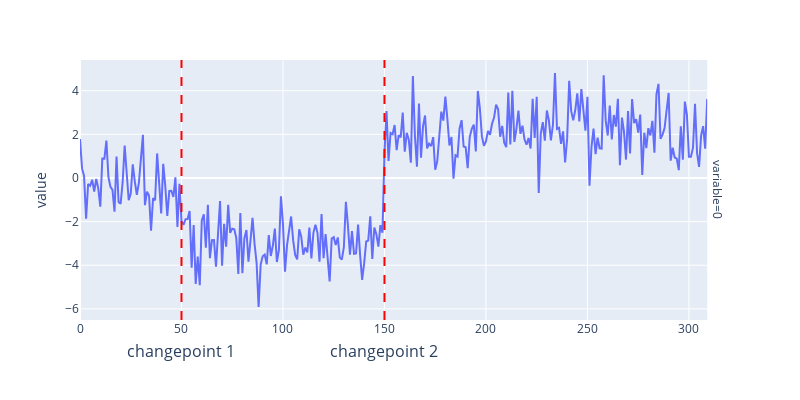

The notebook cell saved with this chart:
### Code cell
from skchange.datasets.generate import generate_changing_data

n = 310
cpts = [50, 150]
means = [0.0, -3, 2.0]
df = generate_changing_data(n, cpts, means, random_state=3)

cpt_fig = plot_multivariate_time_series(df)
cpt_fig = add_changepoint_vlines(cpt_fig, cpts)
for i, cpt in enumerate(cpts):
    cpt_fig.add_annotation(
        x=cpt,
        y=-0.13,
        text=f"changepoint {i+1}",
        showarrow=False,
        yshift=-10,
        font=dict(size=16),
        xref="x",
        yref="paper",
    )
cpt_fig.update_layout(
    showlegend=False, xaxis_title=None, width=base_width, height=base_height
)
cpt_fig.show()

### Figure 1 — Plotly figure (JSON) as saved in the notebook; plotly's stock layout.template omitted (floating-point values rounded to 4 significant figures; data arrays with more than 128 entries replaced by an {"elided": "..."} marker saying what was removed)
{"data": [{"hovertemplate": "variable=0<br>index=%{x}<br>value=%{y}<extra></extra>", "legendgroup": "", "line": {"color": "#636efa", "dash": "solid"}, "marker": {"symbol": "circle"}, "mode": "lines", "name": "", "orientation": "v", "showlegend": false, "type": "scatter", "x": {"elided": "310 int values"}, "xaxis": "x", "y": {"elided": "310 float values"}, "yaxis": "y"}], "layout": {"annotations": [{"showarrow": false, "text": "variable=0", "textangle": 90, "x": 0.98, "xanchor": "left", "xref": "paper", "y": 0.5, "yanchor": "middle", "yref": "paper"}, {"font": {"size": 16}, "showarrow": false, "text": "changepoint 1", "x": 50, "xref": "x", "y": -0.13, "yref": "paper", "yshift": -10}, {"font": {"size": 16}, "showarrow": false, "text": "changepoint 2", "x": 150, "xref": "x", "y": -0.13, "yref": "paper", "yshift": -10}], "height": 400, "legend": {"tracegroupgap": 0}, "margin": {"t": 60}, "shapes": [{"line": {"color": "red", "dash": "dash"}, "type": "line", "x0": 50, "x1": 50, "xref": "x", "y0": 0, "y1": 1, "yref": "y domain"}, {"line": {"color": "red", "dash": "dash"}, "type": "line", "x0": 150, "x1": 150, "xref": "x", "y0": 0, "y1": 1, "yref": "y domain"}], "showlegend": false, "width": 800, "xaxis": {"anchor": "y", "domain": [0, 0.98], "title": {}}, "yaxis": {"anchor": "x", "domain": [0, 1], "title": {"text": "value"}}}}
